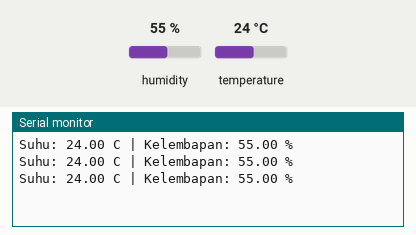
Simulated run of this sketch. Board: Arduino Uno, built with avr-gcc and run on an emulated ATmega328P. Shown: the last lines printed to the serial monitor. Inputs (shaded band) come from the test bench; at power-on: humidity 55 %, temperature 24 °C.

Above: at 2.8 s.
2.9 s: humidity set to 22 %
At 5.5 s:
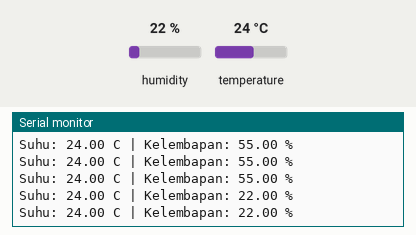
5.6 s: temperature set to 12 °C
At 6.9 s:
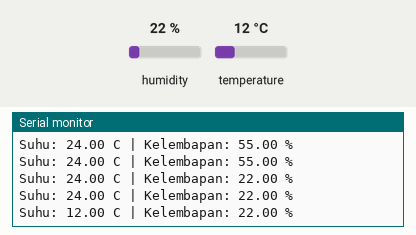
8.3 s: humidity set to 40 %
At 9.5 s:
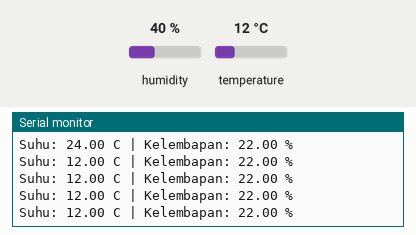
Timing chart, 0 to 11.3 s (numbered marks = the images above; inputs shaded):
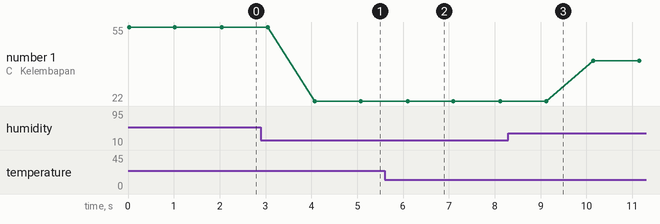

Measured:
- after the input at 2.9 s, the serial monitor: prints a new line after 1.2 s (image 1)
- after the input at 5.6 s, the serial monitor: prints a new line after 0.50 s (image 2)
- plotted number 1: 55 → 22 after the input at 2.9 s, 22 → 40 after the input at 8.3 s

The sketch:

Test_DHT.ino
```cpp
#include <DHT.h>

#define DHTPIN 2
#define DHTTYPE DHT11

DHT dht(DHTPIN, DHTTYPE);

void setup() {
  Serial.begin(9600);
  dht.begin();
}

void loop() {
  float h = dht.readHumidity();
  float t = dht.readTemperature();

  Serial.print("Suhu: "); Serial.print(t); Serial.print(" C | ");
  Serial.print("Kelembapan: "); Serial.print(h); Serial.println(" %");
  delay(1000);
}
```
